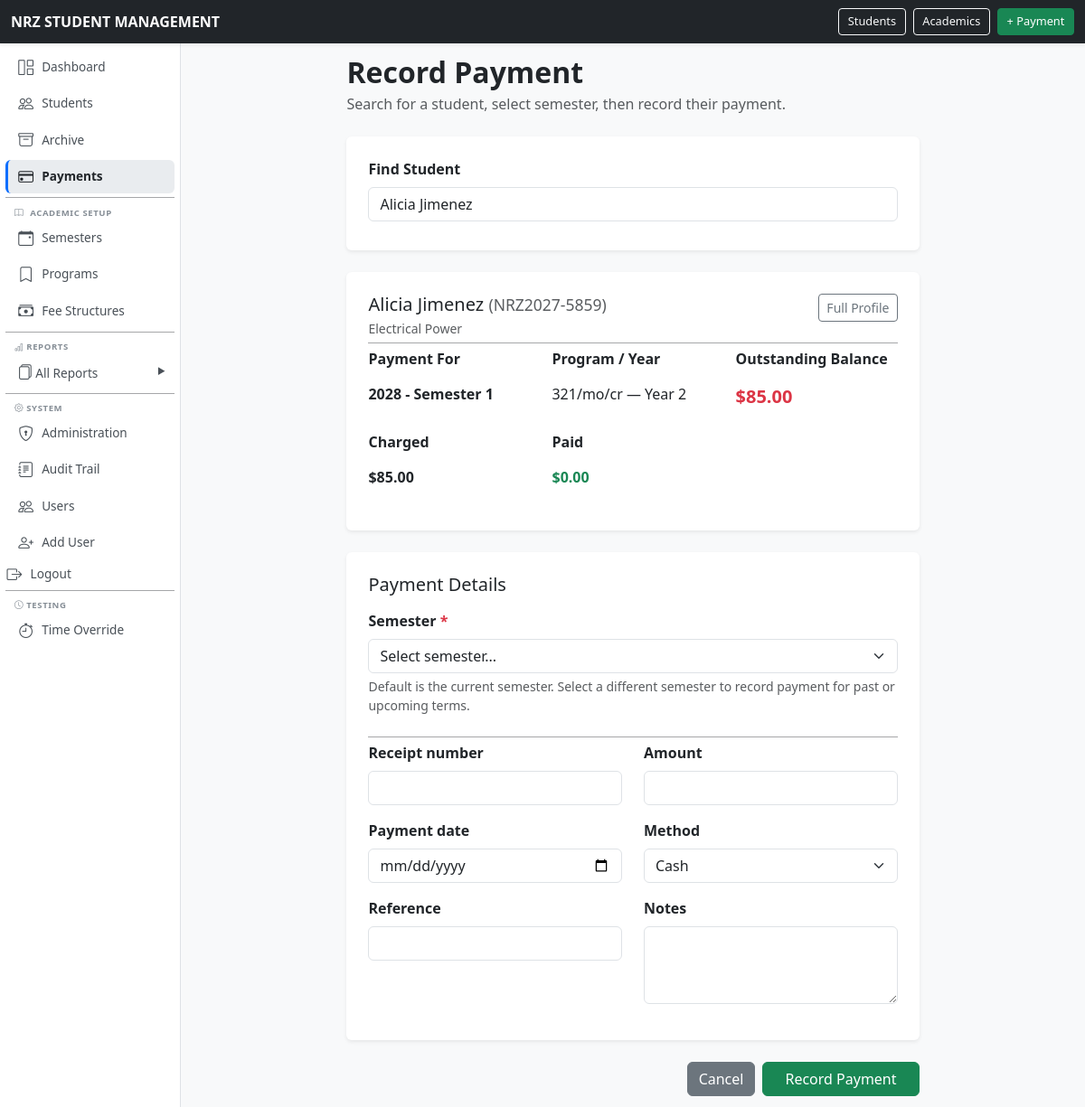
Page /payments/new/?student=90 (signed in) on the committed database.
### school/models.py (models this page shows, shortened)
class Student(models.Model):
    ACTIVE = "ACTIVE"
    DEFERRED = "DEFERRED"
    WITHDRAWN = "WITHDRAWN"
    COMPLETED = "COMPLETED"
    STATUS_CHOICES = [
        (ACTIVE, "Active"),
        (DEFERRED, "Deferred"),
        (WITHDRAWN, "Withdrawn"),
        (COMPLETED, "Completed"),
    ]
    student_number = models.CharField(
        max_length=30,
        unique=True,
    )
    first_name = models.CharField(
        max_length=100,
    )
    national_id = models.CharField(
        max_length=100,
    )
    last_name = models.CharField(
        max_length=100,
    )
    date_of_birth = models.DateField(
        null=True,
        blank=True,
    )
    gender = models.CharField(
        max_length=20,
        blank=True,
    )
    guardian_name = models.CharField(
        max_length=150,
        blank=True,
    )
    guardian_phone = models.CharField(
        max_length=30,
        blank=True,
    )
    student_phone = models.CharField(
        max_length=30,
        blank=True ,
    )
    address = models.TextField(
        blank=True,
    )
    program = models.ForeignKey(
        Program,
        on_delete=models.PROTECT,
        related_name="students",
    )
    intake_year = models.ForeignKey(
        AcademicYear,
        on_delete=models.PROTECT,
        related_name="students",
    )
    status = models.CharField(
        max_length=20,
        choices=STATUS_CHOICES,
        default=ACTIVE,
    )
    created_at = models.DateTimeField(
        auto_now_add=True,
    )
    class Meta:
        ordering = [
            "last_name",
            "first_name",
        ]
        permissions = [
            ("can_view_financial_reports", "Can view financial reports"),
            ("can_view_outstanding_reports", "Can view outstanding balances"),
            ("can_record_payments", "Can record payments"),
        ]
    def get_current_enrollment(self, today=None):
        from school.utils.time_utils import get_current_date
        today = today or get_current_date()
        enrollments = self.enrollments.filter(
            status=Enrollment.ACTIVE
        ).select_related('semester')
        for e in enrollments:
            if e.semester.start_date <= today <= e.semester.end_date:
                return e
        future = enrollments.filter(semester__start_date__gt=today).order_by('semester__start_date')
        if future.exists():
            return future.first()
        past = enrollments.order_by('-semester__end_date')
        return past.first() if past.exists() else None

class Program(models.Model):
    CATEGORY_CHOICES = [
        ("NC", "National Certificate"),
        ("NQ", "National Qualification"),
        ("OTHER", "Other"),
    ]
    code = models.CharField(
        max_length=30,
        unique=True,
    )
    name = models.CharField(
        max_length=150,
        unique=True,
    )
    description = models.TextField(
        blank=True,
    )
    duration_years = models.PositiveSmallIntegerField()
    category = models.CharField(
        max_length=10,
        choices=CATEGORY_CHOICES,
        default="OTHER",
    )
    active = models.BooleanField(
        default=True,
    )
    class Meta:
        ordering = ["name"]

class Enrollment(models.Model):
    ACTIVE = "ACTIVE"
    COMPLETED = "COMPLETED"
    DEFERRED = "DEFERRED"
    WITHDRAWN = "WITHDRAWN"
    STATUS_CHOICES = [
        (ACTIVE, "Active"),
        (COMPLETED, "Completed"),
        (DEFERRED, "Deferred"),
        (WITHDRAWN, "Withdrawn"),
    ]
    student = models.ForeignKey(
        Student,
        on_delete=models.PROTECT,
        related_name="enrollments",
    )
    program = models.ForeignKey(
        Program,
        on_delete=models.PROTECT,
        related_name="enrollments",
    )
    semester = models.ForeignKey(
        Semester,
        on_delete=models.PROTECT,
        related_name="enrollments",
    )
    year_level = models.PositiveSmallIntegerField()
    status = models.CharField(
        max_length=20,
        choices=STATUS_CHOICES,
        default=ACTIVE,
    )
    enrolled_at = models.DateTimeField(
        auto_now_add=True,
    )
    class Meta:
        ordering = ["-semester__academic_year__name", "-semester__number"]
        constraints = [
            models.UniqueConstraint(
                fields=["student", "semester"],
                name="student_can_only_enroll_once_per_semester",
            ),
        ]

class Semester(models.Model):
    PERIOD_CHOICES = [
        (1, "Semester Period 1"),
        (2, "Semester Period 2"),
    ]
    academic_year = models.ForeignKey(
        AcademicYear,
        on_delete=models.PROTECT,
        related_name="semesters",
    )
    number = models.PositiveSmallIntegerField(
        choices=PERIOD_CHOICES,
    )
    start_date = models.DateField()
    end_date = models.DateField()
    class Meta:
        ordering = ["-academic_year__name", "number"]
        constraints = [
            models.UniqueConstraint(
                fields=["academic_year", "number"],
                name="unique_semester_period_per_year",
            ),
        ]
    def __str__(self):
        return f"{self.academic_year.name} - Semester {self.number}"

class AcademicYear(models.Model):
    name = models.CharField(
        max_length=20,
        unique=True,
    )
    start_date = models.DateField()
    end_date = models.DateField()
    is_current = models.BooleanField(
        default=False,
    )
    class Meta:
        ordering = ["-name"]
        constraints = [
            models.UniqueConstraint(
                fields=["is_current"],
                condition=Q(is_current=True),
                name="only_one_current_academic_year",
            ),
        ]

### school/views.py (the view, shortened to what this page needs)
# urls.py: path("payments/new/", views.payment_create, name="payment_create"),
@transaction.atomic
@permission_required("school.can_record_payments", raise_exception=True)
def payment_create(request):
    student_id = request.GET.get("student") or request.POST.get("student_id")
    selected_semester_id = request.GET.get("semester") or request.POST.get("semester")
    student = None
    enrollments = []
    selected_enrollment = None
    today = get_current_date()
    if student_id:
        student = get_object_or_404(Student, pk=student_id, status=Student.ACTIVE)
        enrollments_qs = student.enrollments.select_related(
            "program", "semester", "semester__academic_year"
        ).order_by("-semester__academic_year__name", "-semester__number")
        for e in enrollments_qs:
            has_charges = StudentCharge.objects.filter(enrollment=e).exists()
            has_payments = Payment.objects.filter(student=student, semester=e.semester).exists()
            has_fee_structure = FeeStructure.objects.filter(
                program=e.program,
                year_level=e.year_level,
                semester=e.semester
            ).exists()
            if has_charges or has_payments or has_fee_structure:
                enrollments.append(e)
        default_enrollment = student.get_current_enrollment(today)
        if default_enrollment and default_enrollment not in enrollments:
            default_enrollment = None
        if not default_enrollment and enrollments:
            default_enrollment = enrollments[0]
        if selected_semester_id:
            try:
                selected_enrollment = next(
                    e for e in enrollments if str(e.semester.pk) == selected_semester_id
                )
            except StopIteration:
                selected_enrollment = default_enrollment
        else:
            selected_enrollment = default_enrollment
    form = PaymentForm(
        request.POST or None,
        semester_queryset=Semester.objects.filter(
            pk__in=[e.semester.pk for e in enrollments]
        ) if enrollments else Semester.objects.none(),
    )
    charged = paid = balance = 0
    if selected_enrollment:
        charged = (
            student.charges.filter(
                fee_item__fee_structure__semester=selected_enrollment.semester
            ).aggregate(total=Sum("amount"))["total"]
            or 0
        )
        paid = (
            student.payments.filter(semester=selected_enrollment.semester).aggregate(
                total=Sum("amount")
            )["total"]
            or 0
        )
        balance = charged - paid
    enrollment_data = []
    for e in enrollments:
        e_charged = (
            student.charges.filter(
                fee_item__fee_structure__semester=e.semester
            ).aggregate(total=Sum("amount"))["total"]
            or 0
        )
        e_paid = (
            student.payments.filter(semester=e.semester).aggregate(
                total=Sum("amount")
            )["total"]
            or 0
        )
        e_balance = e_charged - e_paid
        enrollment_data.append({
            "enrollment": e,
            "charged": e_charged,
            "paid": e_paid,
            "balance": e_balance,
            "is_selected": selected_enrollment and e.semester.pk == selected_enrollment.semester.pk,
            "is_current": e.status == Enrollment.ACTIVE and e.semester.end_date >= today,
        })
    return render(
        request,
        "school/payment_create.html",
        {
            "form": form,
            "student": student,
            "enrollment": selected_enrollment,
            "enrollment_data": enrollment_data,
            "charged": charged,
            "paid": paid,
            "balance": balance,
        },
    )

### templates/school/payment_create.html (shortened to what this page needs)
{% extends "base.html" %}
{% block content %}
<div class="row justify-content-center">
    <div class="col-xl-8">
        <div class="mb-4">
            <h2 class="fw-bold mb-1">Record Payment</h2>
            <p class="text-muted">Search for a student, select semester, then record their payment.</p>
        </div>
        <div class="card border-0 shadow-sm mb-4">
            <div class="card-body p-4">
                <label class="form-label fw-semibold">Find Student</label>
                <input
                    type="text"
                    id="studentSearch"
                    class="form-control"
                    placeholder="Type student number or name..."
                    autocomplete="off"
                    value="{% if student %}{{ student.first_name }} {{ student.last_name }}{% endif %}"
                >
            </div>
        </div>
        {% if student %}
            <div class="card border-0 shadow-sm mb-4">
                <div class="card-body p-4">
                    <div class="d-flex justify-content-between align-items-start">
                        <div>
                            <h5 class="mb-1">
                                {{ student.first_name }} {{ student.last_name }}
                                <span class="text-muted small">({{ student.student_number }})</span>
                            </h5>
                            <div class="text-muted small">{{ student.program.name }}</div>
                        </div>
                        <a href="{% url 'student_detail' student.pk %}" class="btn btn-sm btn-outline-secondary">
                            Full Profile
                        </a>
                    </div>
                    <hr>
                    {% if enrollment %}
                    <div class="row mb-3">
                        <div class="col-md-4">
                            <label class="form-label fw-semibold">Payment For</label>
                            <div class="form-control-plaintext fw-bold">{{ enrollment.semester }}</div>
                        </div>
                        <div class="col-md-4">
                            <label class="form-label fw-semibold">Program / Year</label>
                            <div class="form-control-plaintext">{{ enrollment.program.code }} — Year {{ enrollment.year_level }}</div>
                        </div>
                        <div class="col-md-4">
                            <label class="form-label fw-semibold">Outstanding Balance</label>
                            <div class="form-control-plaintext fw-bold fs-5 {% if balance > 0 %}text-danger{% elif balance == 0 %}text-success{% else %}text-primary{% endif %}">
                                {% if balance > 0 %}${{ balance|floatformat:2 }}
                                {% elif balance == 0 %}Paid in full
                                {% else %}Credit ${{ balance|floatformat:2|slice:"1:" }}{% endif %}
                            </div>
                        </div>
                    </div>
                    <div class="row mb-3">
                        <div class="col-md-4">
                            <label class="form-label fw-semibold">Charged</label>
                            <div class="form-control-plaintext fw-bold">${{ charged|floatformat:2 }}</div>
                        </div>
                        <div class="col-md-4">
                            <label class="form-label fw-semibold">Paid</label>
                            <div class="form-control-plaintext fw-bold text-success">${{ paid|floatformat:2 }}</div>
                        </div>
                    </div>
                    {% endif %}
                </div>
            </div>
            {% if enrollment %}
            <form method="post" id="paymentForm">
                <div class="card border-0 shadow-sm mb-4">
                    <div class="card-body p-4">
                        <h5 class="mb-3">Payment Details</h5>
                        {% if enrollment_data %}
                        <div class="mb-4">
                            <label for="{{ form.semester.id_for_label }}" class="form-label fw-semibold">
                                {{ form.semester.label }} <span class="text-danger">*</span>
                            </label>
                            {{ form.semester }}
                            <div class="form-text mt-1">
                                Default is the current semester. Select a different semester to record payment for past or upcoming terms.
                            </div>
                        </div>
                        {% else %}
                        <div class="alert alert-warning mb-0">
                            This student has no enrollments with financial activity (charges or payments).
                            A payment can't be linked without one.
                        </div>
                        {% endif %}
                        <hr>
                        <div class="row">
                            {% for field in form %}
                                {% if field.name != "semester" %}
                                <div class="col-md-6 mb-3">
                                    <label for="{{ field.id_for_label }}" class="form-label fw-semibold">
                                        {{ field.label }}
                                    </label>
                                    {{ field }}
                                </div>
                                {% endif %}
                            {% endfor %}
                        </div>
                    </div>
                </div>
                <div class="d-flex justify-content-end gap-2">
                    <a href="{% url 'student_detail' student.pk %}" class="btn btn-secondary">Cancel</a>
                    <button type="submit" class="btn btn-success px-4">Record Payment</button>
                </div>
            </form>
            {% endif %}
        {% else %}
            <div class="text-center text-muted py-5">
                Search for a student above to record their payment.
            </div>
        {% endif %}
    </div>
</div>
{% endblock %}

### rows in the picture
Student: first_name "Alicia Jimenez", first_name "Alicia", last_name "Jimenez", student_number "NRZ2027-5859", program.name "Electrical Power"
Enrollment: semester "2028 - Semester 1", program.code "321/mo/cr", year_level "2"

### other values in the picture
{{ balance|floatformat:2 }} "85.00"
{{ charged|floatformat:2 }} "85.00"
{{ paid|floatformat:2 }} "0.00"
{{ field.label }} "Receipt number" "Amount" "Payment date" "Method" "Reference" "Notes"
